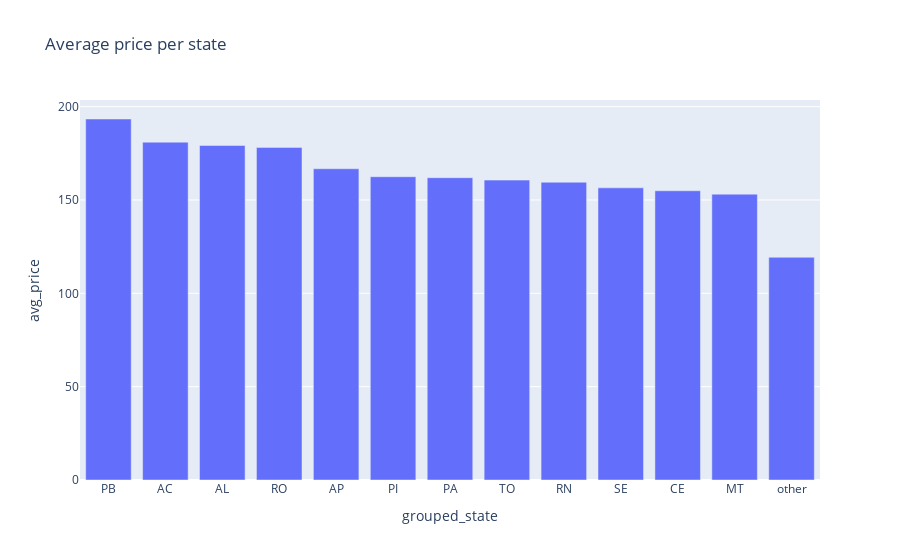

The cell this chart's notebook holds for it:
### Code cell
avg_price_by_state = _read_sql("avg_price_by_state_view")
fig = px.bar(avg_price_by_state, x="grouped_state", y="avg_price", title="Average price per state")
fig.show()

### Figure 1 — Plotly figure (JSON) as saved in the notebook; plotly's stock layout.template omitted (floating-point values rounded to 4 significant figures)
{"data": [{"hovertemplate": "grouped_state=%{x}<br>avg_price=%{y}<extra></extra>", "legendgroup": "", "marker": {"color": "#636efa", "pattern": {"shape": ""}}, "name": "", "orientation": "v", "showlegend": false, "textposition": "auto", "type": "bar", "x": ["PB", "AC", "AL", "RO", "AP", "PI", "PA", "TO", "RN", "SE", "CE", "MT", "other"], "xaxis": "x", "y": [193.4, 181.0, 179.2, 178.2, 166.7, 162.5, 161.9, 160.6, 159.5, 156.5, 154.9, 153.1, 119.3], "yaxis": "y"}], "layout": {"barmode": "relative", "legend": {"tracegroupgap": 0}, "title": {"text": "Average price per state"}, "xaxis": {"anchor": "y", "domain": [0, 1], "title": {"text": "grouped_state"}}, "yaxis": {"anchor": "x", "domain": [0, 1], "title": {"text": "avg_price"}}}}
